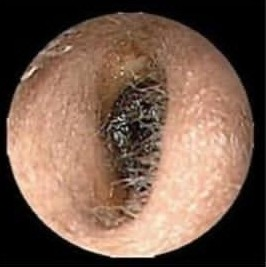
#> input picture backend/data/otoscope_reference/cerumen_impaction/cerumen_impaction_2611dda6_00.jpg, 266 x 267 px; its folder holds only this picture in this run
$ python -i features.py   (imports and definitions only)   (older library calls are emulated)
#> lines starting #> are read from the running program, lines starting #| are printed output that depends on the picture; after the words box and inside, x2 and y2 are one past the last pixel; in counts of white or black regions, pixels touching at a corner belong together
#> further down, picture is the input picture: shape (267, 266, 3); mean B, G, R 76.3, 91.5, 117.9
"""Image descriptors for otoscope views — OpenCV and NumPy only.

Why hand-built features rather than a convolutional network: the labelled
reference set that ships with this repository is 62 images across 8 classes.
A network trained on that would memorise it. Features that encode what a
clinician actually looks at — how red the drum is, whether the cone of light
is there, whether there is a hole and where it sits — generalise from tens of
examples instead of tens of thousands, and every one of them can be shown to
the user as a number they can argue with.

The same feature vector is used when the much larger Kaggle otoscope dataset
is present (see ``scripts/train_otoscopy.py``); only the training data
changes, not the representation.

Every descriptor is:
  * computed inside the otoscope's circular field of view, so the black
    surround never contributes,
  * normalised for exposure, because otoscope brightness varies wildly, and
  * rotation-aware only where rotation is clinically meaningful (the attic is
    superior, a marginal perforation touches the rim), otherwise
    rotation-invariant.
"""
from __future__ import annotations

from typing import Any, Dict, List, Tuple

import cv2
import numpy as np

#: Working resolution. Large enough for texture, small enough to stay fast.
WORK_SIZE = 256

#: Ordered feature names — the model depends on this order, so append only.
FEATURE_NAMES: List[str] = []


def _register(names: List[str]) -> List[str]:
    FEATURE_NAMES.extend(names)
    return names


# --------------------------------------------------------------------------
# field of view
# --------------------------------------------------------------------------
def field_of_view(bgr: np.ndarray) -> Tuple[np.ndarray, np.ndarray]:
    """Crop to the illuminated otoscope circle and return (image, mask).

    Otoscope photographs are a bright disc on a black surround. Including the
    surround would make "how dark is this image" a function of how zoomed-out
    the camera was, which is meaningless. Some datasets ship images already
    cropped to the disc; the fallback covers that case.
    """
    grey = cv2.cvtColor(bgr, cv2.COLOR_BGR2GRAY)
    blurred = cv2.GaussianBlur(grey, (9, 9), 0)
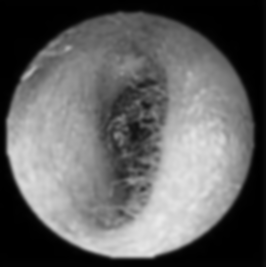
#> blurred: shape (267, 266); min 0, max 234, mean 97.6
    # Otsu separates "lit" from "surround" without a magic constant.
    _, lit = cv2.threshold(blurred, 0, 255, cv2.THRESH_BINARY + cv2.THRESH_OTSU)
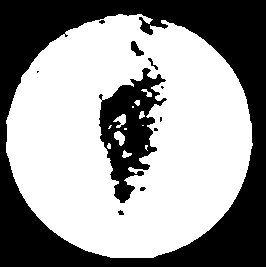
#> lit: shape (267, 266); 59.5% white; 11 black regions (6 under 20 px), largest, box (x1, y1, x2, y2) and area: (0, 0, 266, 267) 24252, (99, 68, 167, 203) 4288, (131, 41, 144, 56) 103, (148, 58, 158, 70) 35, (118, 210, 124, 215) 21
    lit = cv2.morphologyEx(lit, cv2.MORPH_CLOSE, np.ones((15, 15), np.uint8))
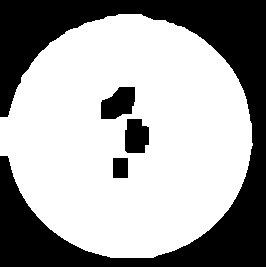
#> lit: shape (267, 266); 64% white; 4 black regions

    # Take the OUTLINE of the lit region and fill it. Using the thresholded
    # pixels directly would punch a hole in the mask wherever the view is
    # dark — which is precisely where a perforation is. Masking out the
    # perforation before looking for perforations is how this went wrong
    # first time round.
    contours, _ = cv2.findContours(lit, cv2.RETR_EXTERNAL, cv2.CHAIN_APPROX_SIMPLE)
#> contours = 1 contour; box (x1, y1, x2, y2) and area: (0, 14, 253, 258) 46911
    h, w = grey.shape
#> h = 267; w = 266
    if contours:
        biggest = max(contours, key=cv2.contourArea)
#> biggest = contour of 334 points, box (x1, y1, x2, y2) (0, 14, 253, 258), area 46911
        x, y, cw, ch = cv2.boundingRect(biggest)
#> x = 0; y = 14; cw = 253; ch = 244
        area = cv2.contourArea(biggest)
#> area = 46911
        # Only trust the crop when the disc is a substantial, roughly square
        # part of the frame; otherwise the image is already cropped, or the
        # threshold latched onto a specular highlight.
        if area > 0.12 * h * w and 0.5 < cw / max(ch, 1) < 2.0:
            filled = np.zeros_like(lit)
            cv2.drawContours(filled, [biggest], -1, 255, thickness=cv2.FILLED)
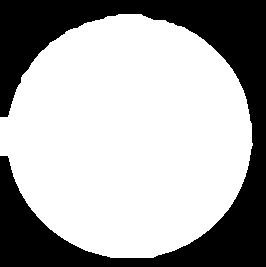
#> filled: shape (267, 266); 66.5% white; 1 black region, box (x1, y1, x2, y2) and area: (0, 0, 266, 267) 23757
            crop = bgr[y:y + ch, x:x + cw]
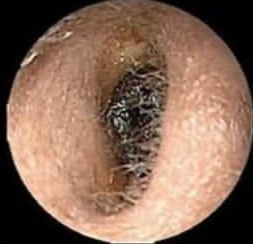
#> crop: shape (244, 253, 3); mean B, G, R 87.4, 104.8, 135.1
            mask = filled[y:y + ch, x:x + cw]
#> mask: shape (244, 253); 76.6% white; 4 black regions, box (x1, y1, x2, y2) and area: (0, 0, 118, 103) 4003, (0, 142, 110, 244) 3850, (142, 0, 253, 129) 3433, (154, 132, 253, 244) 3181
            if min(crop.shape[:2]) >= 32:
                return crop, mask
    return bgr, np.full(grey.shape, 255, np.uint8)


def prepare(bgr: np.ndarray) -> Tuple[np.ndarray, np.ndarray]:
    """Crop, resize to the working square, and return (image, boolean mask)."""
    crop, mask = field_of_view(bgr)
    img = cv2.resize(crop, (WORK_SIZE, WORK_SIZE), interpolation=cv2.INTER_AREA)
    msk = cv2.resize(mask, (WORK_SIZE, WORK_SIZE), interpolation=cv2.INTER_NEAREST)
#> msk: shape (256, 256); 76.4% white; 4 black regions, box (x1, y1, x2, y2) and area: (0, 0, 120, 109) 4385, (0, 149, 112, 256) 4108, (144, 0, 256, 136) 3671, (156, 139, 256, 256) 3298

    # An inscribed circle guards against a rectangular fallback mask letting
    # in dark corners that the classifier would read as perforation.
    circle = np.zeros((WORK_SIZE, WORK_SIZE), np.uint8)
    cv2.circle(circle, (WORK_SIZE // 2, WORK_SIZE // 2), WORK_SIZE // 2 - 2, 255, -1)
#> circle: shape (256, 256); 76.1% white; 1 black region, box (x1, y1, x2, y2) and area: (0, 0, 256, 256) 15675
    msk = cv2.bitwise_and(msk, circle)
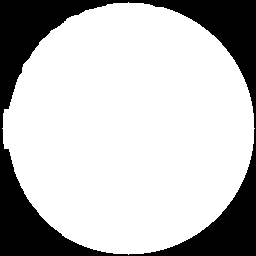
#> msk: shape (256, 256); 74.9% white; 1 black region, box (x1, y1, x2, y2) and area: (0, 0, 256, 256) 16445
    if msk.sum() < 0.05 * 255 * WORK_SIZE * WORK_SIZE:
        msk = circle
    return img, msk > 0


# --------------------------------------------------------------------------
# geometry helpers
# --------------------------------------------------------------------------
# [72 lines left out: functions _rings, _quadrants, _stats, _colour_block, not called in this run]


# [7 lines not run here, left out]


# [38 lines left out: function _light_reflex, not called in this run]


# [1 line not run here, left out]


# [35 lines left out: function _dark_defect, not called in this run]


# [2 lines not run here, left out]


# [26 lines left out: function _texture, not called in this run]


# [2 lines not run here, left out]


# [21 lines left out: function _occlusion, not called in this run]


# [1 line not run here, left out]


# [15 lines left out: function _vascularity, not called in this run]


# [1 line not run here, left out]


# [30 lines left out: function _translucency, not called in this run]


# [1 line not run here, left out]


# --------------------------------------------------------------------------
# spatial layout
# --------------------------------------------------------------------------
# The summary descriptors above answer "what does this ear look like". They
# cannot answer "where on the drum", and for otoscopy that is most of the
# diagnosis: the same dark defect is a central perforation in the middle of
# the pars tensa, a marginal one at the annulus, and an attic one superiorly.
# The blocks below encode position explicitly. Measured on the reference set,
# adding them lifted leave-one-image-out top-1 accuracy by roughly ten points
# over the summary descriptors alone.

POLAR_RINGS, POLAR_SECTORS = 6, 12
RADIAL_BINS = 10
COLOUR_SEGMENTS = 3


# [40 lines left out: functions _polar_grid, _polar_map, not called in this run]


# [3 lines not run here, left out]


# [25 lines left out: function _radial_profile, not called in this run]


# [1 line not run here, left out]


# [43 lines left out: function _colour_segments, not called in this run]


# [2 lines not run here, left out]


# --------------------------------------------------------------------------
# public API
# --------------------------------------------------------------------------
# [14 lines left out: function extract, not called in this run]


def image_quality(bgr: np.ndarray) -> dict:
    """Is this image good enough to interpret?

    Returning "I cannot read this" is a better answer than a confident label
    on a blurred, dark or off-target photo — and phone otoscope images are
    frequently all three.
    """
    img, mask = prepare(bgr)
    grey = cv2.cvtColor(img, cv2.COLOR_BGR2GRAY)
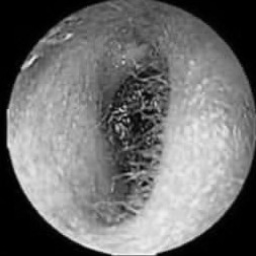
#> grey: shape (256, 256); min 0, max 246, mean 111.8
    blur = float(cv2.Laplacian(grey, cv2.CV_64F).var())
#> blur = 192.2
    exposure = float(grey[mask].mean()) / 255.0 if mask.any() else 0.0
#> exposure = 0.567
    clipped = float((grey[mask] > 250).mean()) if mask.any() else 0.0
#> clipped = 0
    coverage = float(mask.mean())
#> coverage = 0.749

    issues: List[str] = []
    if blur < 45:
        issues.append("Image is blurred — hold the scope steady and refocus.")
    if exposure < 0.18:
        issues.append("Image is under-exposed — the drum is too dark to read.")
    if exposure > 0.85 or clipped > 0.22:
        issues.append("Image is over-exposed — glare is hiding the membrane.")
    if coverage < 0.15:
        issues.append("Very little of the frame is illuminated — move closer to the canal.")

    return {
        "usable": not issues,
        "issues": issues,
        "blur": round(blur, 1),
        "exposure": round(exposure, 3),
        "clipped_fraction": round(clipped, 3),
        "coverage": round(coverage, 3),
    }


# [6 lines left out: function decode, not called in this run]

>>> import cv2
>>> picture = cv2.imread('../../data/otoscope_reference/cerumen_impaction/cerumen_impaction_2611dda6_00.jpg')
>>> result = image_quality(picture)
#> result = {'usable': True, 'issues': [], 'blur': 192.2, 'exposure': 0.567, 'clipped_fraction': 0, 'coverage': 0.749}

$ run again, on backend/data/otoscope_reference/cerumen_impaction/cerumen_impaction_2611dda6_03.jpg
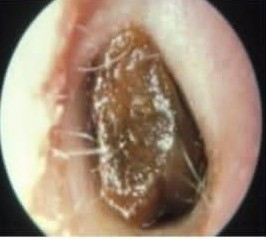
#> input picture backend/data/otoscope_reference/cerumen_impaction/cerumen_impaction_2611dda6_03.jpg, 266 x 239 px
#> picture is the input picture: shape (239, 266, 3); mean B, G, R 117.1, 136.7, 157.5
#> contours = 1 contour; box (x1, y1, x2, y2) and area: (0, 0, 266, 239) 54502
#> biggest = contour of 204 points, box (x1, y1, x2, y2) (0, 0, 266, 239), area 54502
#> x = 0; cw = 266; ch = 239
#> area = 54502.5
#> filled: shape (239, 266); 86.5% white; 4 black regions, box (x1, y1, x2, y2) and area: (212, 0, 266, 237) 5323, (0, 0, 45, 68) 1735, (0, 175, 34, 237) 1389, (83, 0, 98, 8) 120
#> circle: shape (256, 256); 76.1% white; 1 black region, box (x1, y1, x2, y2) and area: (0, 0, 256, 256) 15675
#> mask: shape (256, 256) bool; 75.4% white; 1 black region, box (x1, y1, x2, y2) and area: (0, 0, 256, 256) 16131
#> in image_quality, `grey = cv2.cvtColor(img, cv2.COLOR_BGR2GRAY)`:
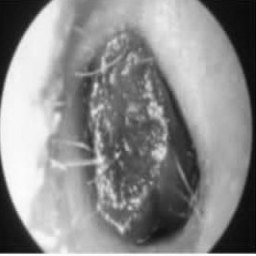
#> grey: shape (256, 256); min 4, max 255, mean 140.6
#> blur = 107.1
#> exposure = 0.595
#> clipped = 0.0015
#> coverage = 0.754
#> result = {'usable': True, 'issues': [], 'blur': 107.1, 'exposure': 0.595, 'clipped_fraction': 0.001, 'coverage': 0.754}
